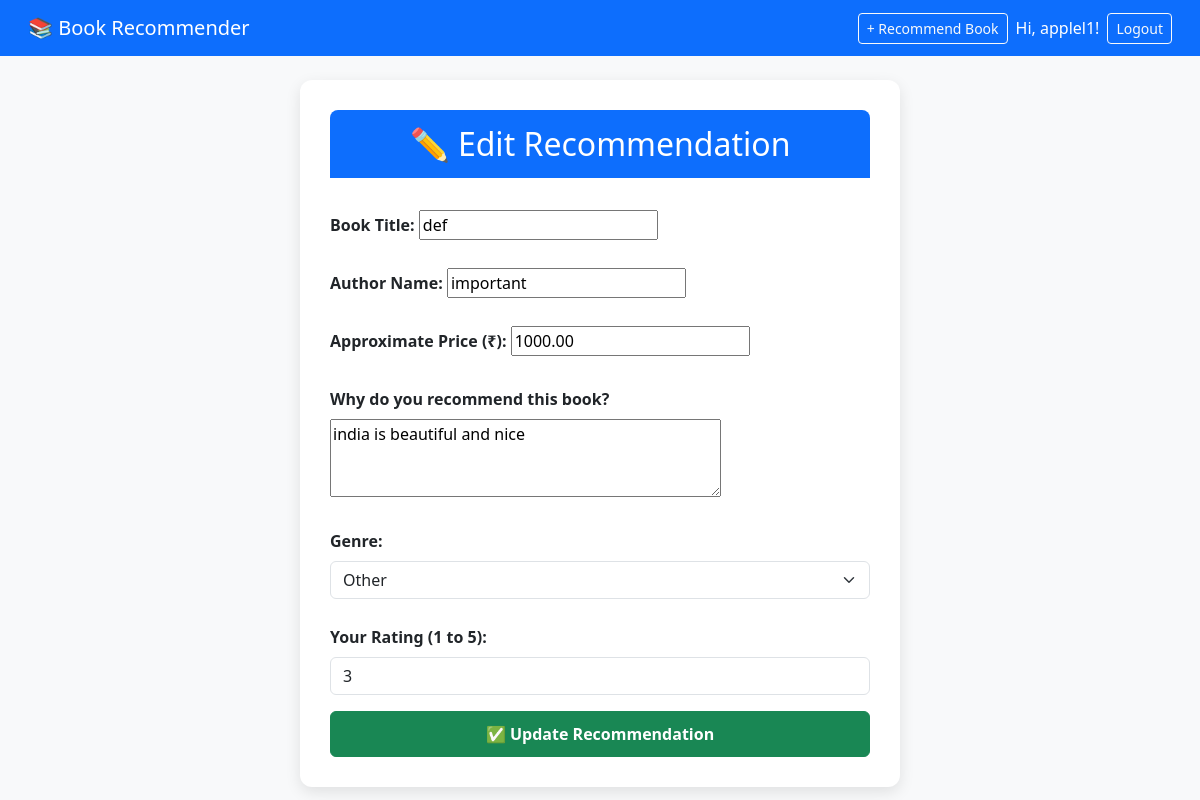
Page /edit/2/ (signed in) on the committed database.
### books/models.py (models this page shows, shortened)
class Book(models.Model):
    GENRE_CHOICES = [
        ('fiction', 'Fiction'),
        ('non-fiction', 'Non-Fiction'),
        ('mystery', 'Mystery'),
        ('sci-fi', 'Sci-Fi'),
        ('biography', 'Biography'),
        ('fantasy', 'Fantasy'),
        ('romance', 'Romance'),
        ('history', 'History'),
        ('other', 'Other'),
    ]
    title = models.CharField(max_length=200)
    author = models.CharField(max_length=200)
    price = models.DecimalField(max_digits=6, decimal_places=2, default=0.00)
    description = models.TextField(blank=True)
    genre = models.CharField(max_length=20, choices=GENRE_CHOICES, default='other')
    rating = models.IntegerField(default=3)

### books/views.py (the view)
# urls.py: path('edit/<int:id>/', login_required(views.edit_book), name='edit-book'),
@login_required
def edit_book(request, id):
    book = get_object_or_404(Book, id=id)
    if request.method == 'POST':
        form = BookForm(request.POST, instance=book)
        if form.is_valid():
            form.save()
            return redirect('book_list')
    else:
        form = BookForm(instance=book)
    return render(request, 'books/book_form.html', {'form': form})

### books/forms.py
class BookForm(forms.ModelForm):
    class Meta:
        model = Book
        fields = ['title', 'author', 'price', 'description', 'genre', 'rating']
        widgets = {
            'description': forms.Textarea(attrs={'rows': 3}),
            'genre': forms.Select(attrs={'class': 'form-select'}),
            'rating': forms.NumberInput(attrs={'min': 1, 'max': 5, 'class': 'form-control'}),
        }

### books/templates/books/book_form.html (shortened to what this page needs)
{% extends 'books/base.html' %}
{% block content %}
<div class="form-container">
    <h2>{% if form.instance.pk %}✏️ Edit Recommendation{% else %}📖 Recommend a Book{% endif %}</h2>
    <form method="POST" novalidate>
        {% for field in form %}
            <div class="mb-3">
                <label class="form-label">
                    {% if field.name == "title" %}
                        Book Title:
                    {% elif field.name == "author" %}
                        Author Name:
                    {% elif field.name == "price" %}
                        Approximate Price (₹):
                    {% elif field.name == "description" %}
                        Why do you recommend this book?
                    {% elif field.name == "genre" %}
                        Genre:
                    {% elif field.name == "rating" %}
                        Your Rating (1 to 5):
                    {% else %}
                        {{ field.label_tag }}
                    {% endif %}
                </label>
                {{ field }}
            </div>
        {% endfor %}
        <button type="submit" class="btn btn-success">
            ✅ {% if form.instance.pk %}Update Recommendation{% else %}Submit Recommendation{% endif %}
        </button>
    </form>
</div>
{% endblock %}

### books/templates/books/base.html (shortened to what this page needs)
<!DOCTYPE html>
<html lang="en">
<head>
    <link href="https://cdn.jsdelivr.net/npm/bootstrap@5.3.0/dist/css/bootstrap.min.css" rel="stylesheet">
</head>
<body class="bg-light">
<nav class="navbar navbar-expand-lg navbar-dark bg-primary mb-4 px-3">
    <div class="container-fluid">
        <a class="navbar-brand" href="{% url 'book_list' %}">📚 Book Recommender</a>
        <div class="d-flex align-items-center gap-2">
            {% if user.is_authenticated %}
                <a href="{% url 'add-book' %}" class="btn btn-outline-light btn-sm">+ Recommend Book</a>
                <span class="text-white">Hi, {{ user.username }}!</span>
                <form action="{% url 'logout' %}" method="post" style="display:inline;">
                    <button type="submit" class="btn btn-outline-light btn-sm">Logout</button>
                </form>
            {% else %}
                <a href="{% url 'login' %}" class="btn btn-outline-light btn-sm">Login</a>
                <a href="{% url 'signup' %}" class="btn btn-outline-light btn-sm">Sign Up</a>
            {% endif %}
        </div>
    </div>
</nav>
<div class="container">
    {% block content %}
    {% endblock %}
</div>
</body>
</html>

### books/templates/books/book_form.html (style rules this page uses)
.form-container { max-width: 600px; margin: 0 auto; background: white; padding: 30px; border-radius: 12px; box-shadow: 0 5px 15px rgba(0,0,0,0.1); }
.form-container h2 { text-align: center; margin-bottom: 25px; background-color: #0d6efd; color: white; padding: 15px; border-radius: 8px 8px 0 0; }
.form-container .form-label { font-weight: bold; margin-top: 10px; }
.form-container .form-control { border-radius: 6px; }
.form-container .btn { width: 100%; padding: 10px; font-weight: bold; }

### rows in the picture
Book: form "def" "important" "1000.00" "india is beautiful and nice" "Other" "3"

### other values in the picture
{{ user.username }} "applel1"
